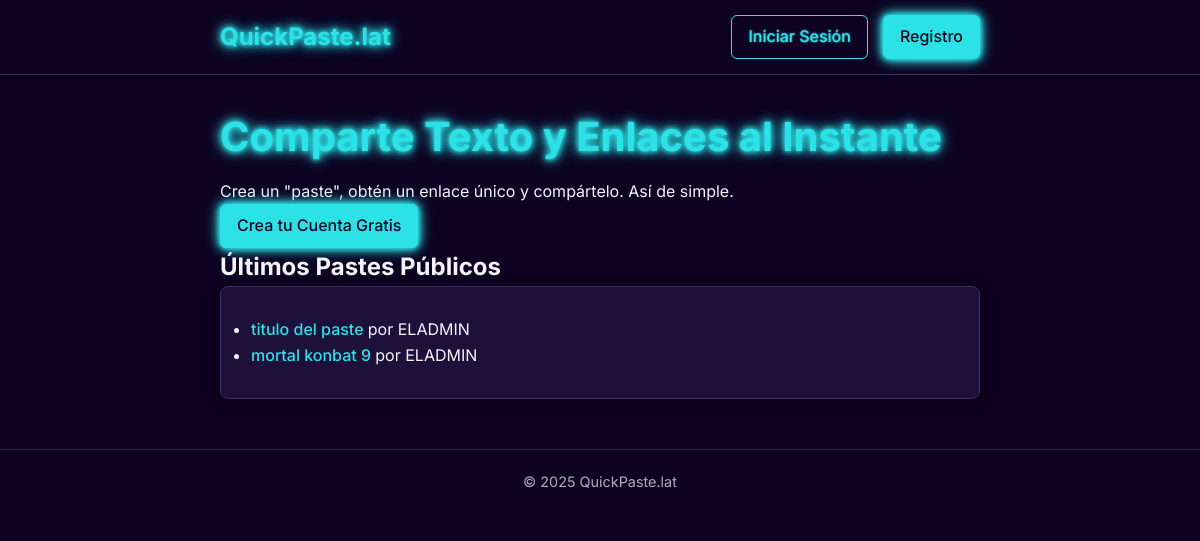
The page / on the database its author committed.
### app.py (models this page shows, shortened)
class Paste(db.Model):
    id = db.Column(db.Integer, primary_key=True)
    title = db.Column(db.String(120), nullable=False)
    content = db.Column(db.Text, nullable=False)
    slug = db.Column(db.String(10), unique=True, nullable=False)
    views = db.Column(db.Integer, default=0)
    user_id = db.Column(db.Integer, db.ForeignKey('user.id'), nullable=False)

class User(UserMixin, db.Model):
    id = db.Column(db.Integer, primary_key=True)
    username = db.Column(db.String(80), unique=True, nullable=False)
    password_hash = db.Column(db.String(128), nullable=False)
    pastes = db.relationship('Paste', backref='author', lazy=True)

### app.py (the view)
@app.route('/')
def home():
    latest_pastes = Paste.query.order_by(desc(Paste.id)).limit(10).all()
    return render_template('home.html', pastes=latest_pastes)

### templates/home.html
{% extends 'base.html' %}
{% block content %}
    <div class="hero">
        <h1>Comparte Texto y Enlaces al Instante</h1>
        <p>Crea un "paste", obtén un enlace único y compártelo. Así de simple.</p>
        {% if current_user.is_authenticated %}
             <a href="{{ url_for('crear_paste') }}" class="btn btn-primary btn-large">Empezar a Crear</a>
        {% else %}
             <a href="{{ url_for('registro') }}" class="btn btn-primary btn-large">Crea tu Cuenta Gratis</a>
        {% endif %}
    </div>
    <div class="latest-pastes">
        <h2>Últimos Pastes Públicos</h2>
        <ul>
            {% for paste in pastes %}
            <li>
                <a href="{{ url_for('ver_paste', slug=paste.slug) }}">{{ paste.title }}</a>
                <span class="author">por {{ paste.author.username }}</span>
            </li>
            {% else %}
            <li>Aún no hay pastes. ¡Sé el primero!</li>
            {% endfor %}
        </ul>
    </div>
{% endblock %}

### templates/base.html (shortened to what this page needs)
<!DOCTYPE html>
<html lang="es">
<head>
    <link rel="stylesheet" href="{{ url_for('static', filename='css/style.css') }}">
    <link rel="stylesheet" href="https://cdn.jsdelivr.net/npm/vanilla-picker@2/dist/vanilla-picker.csp.css">
</head>
<body>
    <header>
        <div class="container">
            <a href="{{ url_for('home') }}" class="logo">QuickPaste.lat</a>
            <nav>
                {% if current_user.is_authenticated %}
                    <span class="welcome-user">Hola, {{ current_user.username }}</span>
                    <a href="{{ url_for('crear_paste') }}" class="btn btn-primary">Crear Paste</a>
                    <a href="{{ url_for('logout') }}" class="btn">Salir</a>
                {% else %}
                    <a href="{{ url_for('login') }}" class="btn">Iniciar Sesión</a>
                    <a href="{{ url_for('registro') }}" class="btn btn-primary">Registro</a>
                {% endif %}
            </nav>
        </div>
    </header>
    <main class="container">
        {% block content %}{% endblock %}
    </main>
    <footer>
        <div class="container">
            <p>&copy; 2025 QuickPaste.lat</p>
        </div>
    </footer>
</body>
</html>

### static/css/style.css (style rules this page uses)
:root { --bg-color: #0d0221; --surface-color: #1d103b; --primary-color: #2de2e6; --secondary-color: #f72585; --text-color: #f4f5fc; --border-color: #3a2d61; --font-family: 'Inter', sans-serif; --neon-glow-primary: 0 0 5px var(--primary-color), 0 0 10px var(--primary-color), 0 0 15px var(--primary-color); --neon-glow-secondary: 0 0 5px var(--secondary-color), 0 0 10px var(--secondary-color); }
* { margin: 0; padding: 0; box-sizing: border-box; }
body { font-family: var(--font-family); background-color: var(--bg-color); color: var(--text-color); line-height: 1.6; }
.container { max-width: 800px; margin: 0 auto; padding: 0 20px; }
header { background-color: transparent; padding: 15px 0; border-bottom: 1px solid var(--border-color); margin-bottom: 30px; }
header .container { display: flex; justify-content: space-between; align-items: center; }
.logo { font-weight: 700; font-size: 1.5em; color: var(--primary-color); text-decoration: none; text-shadow: var(--neon-glow-primary); }
nav { display: flex; align-items: center; gap: 15px; }
footer { text-align: center; margin-top: 50px; padding: 20px 0; border-top: 1px solid var(--border-color); font-size: 0.9em; opacity: 0.7; }
.btn { display: inline-block; padding: 8px 16px; border-radius: 6px; text-decoration: none; font-weight: 500; border: 1px solid var(--primary-color); color: var(--primary-color); transition: all 0.2s ease; text-shadow: 0 0 2px var(--primary-color); }
.btn-primary { background-color: var(--primary-color); color: var(--bg-color); box-shadow: var(--neon-glow-primary); }
.form-container, .paste-container, .latest-pastes ul { background-color: var(--surface-color); padding: 30px; border-radius: 8px; border: 1px solid var(--border-color); box-shadow: 0 0 15px rgba(0,0,0,0.4); }
.hero h1 { font-size: 2.5em; color: var(--primary-color); text-shadow: var(--neon-glow-primary); margin-bottom: 10px; }
.latest-pastes a { color: var(--primary-color); text-decoration: none; font-weight: 500; }

### rows shown on the page
Paste: title "titulo del paste", author.username "ELADMIN"
Paste: title "mortal konbat 9", author.username "ELADMIN"
